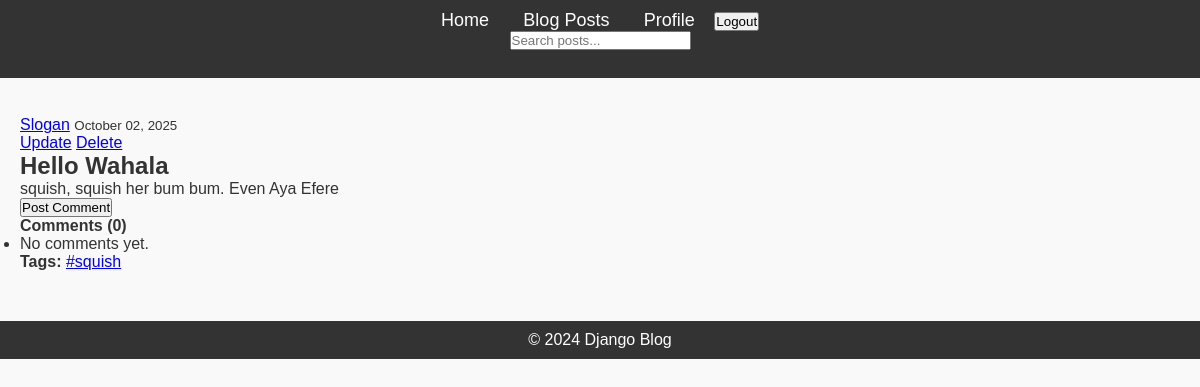
Page /post/2/ (signed in) on the committed database.
### blog/models.py (models this page shows, shortened)
class Post(models.Model):
    title = models.CharField(max_length=200)
    content = models.TextField()
    published_date = models.DateTimeField(auto_now=True)
    author = models.ForeignKey(User, on_delete=models.CASCADE, related_name='post')
    tags = TaggableManager()

### blog/views.py (the view)
# urls.py: path('post/<int:pk>/', PostDetailView.as_view(), name='post-detail'),
class PostDetailView(DetailView):
    model = Post

### blog/templates/blog/post_detail.html (shortened to what this page needs)
{% extends "blog/base.html" %}
{% load humanize %}
{% block content %}
<article class="media content-section">
    <div class="media-body">
        <div class="article-metadata">
            <a class="mr-2" href="#">{{ object.author }}</a>
            <small class="text-muted">{{ object.published_date|date:"F d, Y" }}</small>
            {% if object.author == user %}
            <div>
                <a class="btn btn-secondary btn-sm mt-1 mb-1" href="{% url 'post-update' post.id %}">Update</a>
                <a class="btn btn-danger btn-sm mt-1 mb-1" href="{% url 'post-confirm-delete' post.id %}">Delete</a>
            </div>
            {% endif %}
        </div>
        <h2 class="article-title">{{ object.title }}</h2>
        <p class="article-content">{{ object.content }}</p>
    </div>
</article>
{% if user.is_authenticated %}
<form method="POST" action="{% url 'add-comment' post.id %}">
    <button type="submit" class="btn btn-primary">Post Comment</button>
</form>
{% else %}
<p>You must be logged in to comment.</p>
{% endif %}
<h4 class="mt-4">Comments ({{ post.comment_set.count }})</h4>
<ul class="list-group">
    {% for comment in post.comment_set.all %}
    <li class="list-group-item">
        <strong>{{ comment.author.username }}</strong> - {{ comment.created_at|naturaltime }}<br>
        {{ comment.content|linebreaks }}
        {% if comment.author == user %}
        <div class="mt-2">
            <a href="{% url 'edit-comment' comment.id %}" class="btn btn-sm btn-secondary">Edit</a>
            <a href="{% url 'delete-comment' comment.id %}" class="btn btn-sm btn-danger">Delete</a>
        </div>
        {% endif %}
    </li>
    {% empty %}
    <li class="list-group-item">No comments yet.</li>
    {% endfor %}
</ul>
<p><strong>Tags:</strong>
    {% for tag in post.tags.all %}
    <a href="{% url 'posts-by-tag' tag.slug %}">{{ tag.name }}</a>{% if not forloop.last %}, {% endif %}
    {% endfor %}
</p>
{% endblock content%}

### blog/static/css/styles.css (style rules this page uses)
* { margin: 0; padding: 0; box-sizing: border-box; }
body { font-family: Arial, sans-serif; background-color: #f9f9f9; color: #333; }

### rows in the picture
Post: author "Slogan", published_date "October 02, 2025", title "Hello Wahala", content "squish, squish her bum bum. Even Aya Efere", comment_set.count "0"
Tag: name "#squish"
